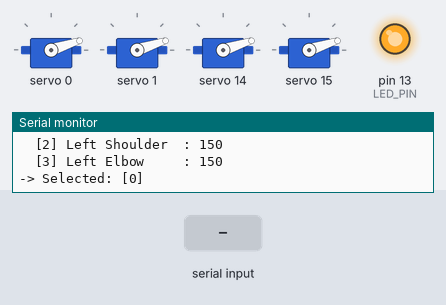
A sketch run on a simulated Arduino Uno, built with avr-gcc and run on an emulated ATmega328P. On the bench: 4 × servo, output pins drawn as LEDs (lit = HIGH), the last lines printed to the serial monitor. The inputs (shaded band) are chosen by the test bench.

Above: at 3.7 s.
3.8 s: "<+>" received over Serial
At 4.7 s:
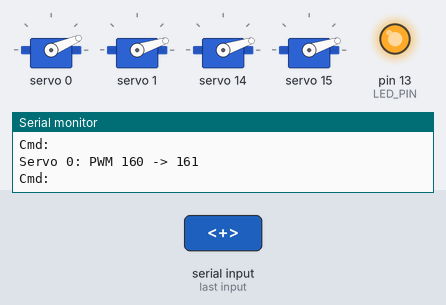
5.3 s: byte 122 ('z') received over Serial
At 5.7 s:
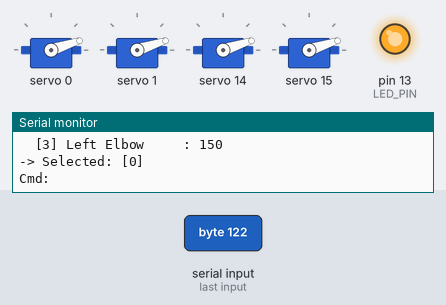
6.8 s: "<0>" received over Serial
At 8.2 s:
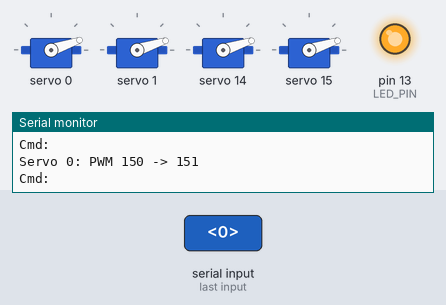
8.5 s: "<=>" received over Serial
At 9.4 s:
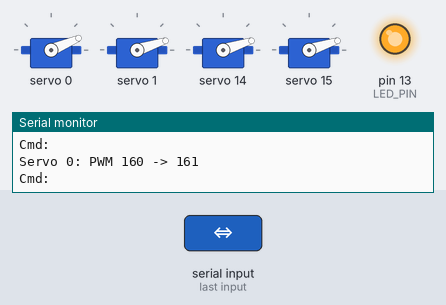
10.0 s: byte 46 ('.') received over Serial
At 10.5 s:
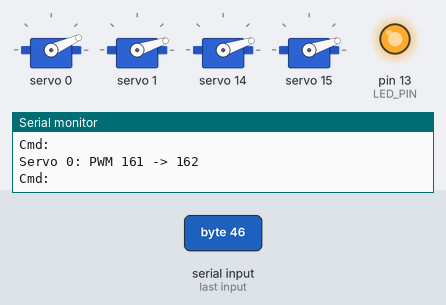
11.5 s: "<->" received over Serial
At 12.9 s:
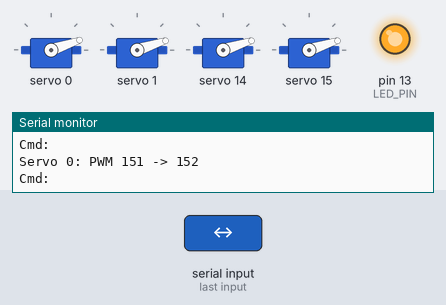
Timing chart, 0 to 14.0 s (numbered marks = the images above; inputs shaded):
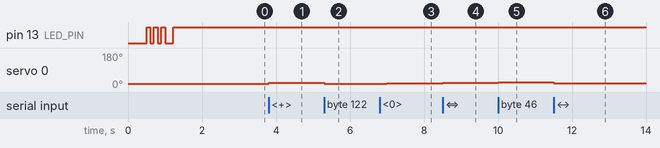

The sketch:

servo_tester.ino
```cpp
/*
 * Hatching Egg Servo Tester - Interactive Calibration Tool
 *
 * Manual control tool for finding safe servo PWM limits.
 * Allows precise adjustment of each servo to determine collision-free ranges.
 *
 * Usage:
 * - Select servo with 0-3
 * - Adjust PWM with +/- (10 steps) or ./. (1 step)
 * - Press 'z' to return all servos to safe zero
 *
 * Core logic is unit tested in test_servo_tester.cpp (37 tests)
 */

#include <Wire.h>
#include <Adafruit_PWMServoDriver.h>
#include "servo_tester_logic.h"  // TESTED logic functions

#define PCA9685_ADDRESS 0x40
#define SERVO_FREQ 50
#define LED_PIN 13

Adafruit_PWMServoDriver pwm = Adafruit_PWMServoDriver(PCA9685_ADDRESS);

// Current positions (PWM values)
int positions[4] = {SAFE_ZERO_PWM, SAFE_ZERO_PWM, SAFE_ZERO_PWM, SAFE_ZERO_PWM};
int selectedServo = 0;

void setup() {
  Serial.begin(9600);
  delay(500);

  pinMode(LED_PIN, OUTPUT);
  for (int i = 0; i < 3; i++) {
    digitalWrite(LED_PIN, HIGH);
    delay(100);
    digitalWrite(LED_PIN, LOW);
    delay(100);
  }

  Serial.println(F("\n=== HATCHING EGG - SAFE CALIBRATION ==="));
  Serial.println(F("PWM Range: 150 (0°) to 600 (180°)"));
  Serial.println();

  pwm.begin();
  pwm.setPWMFreq(SERVO_FREQ);
  delay(100);

  // Set all to safe zero (PWM 150)
  Serial.println(F("Setting all servos to SAFE ZERO (PWM 150)..."));
  for (int i = 0; i < 4; i++) {
    setServoPWM(i, 150);
  }

  digitalWrite(LED_PIN, HIGH);
  delay(1000);

  printHelp();
  printStatus();
}

void loop() {
  if (Serial.available() > 0) {
    char cmd = Serial.read();
    while (Serial.available()) Serial.read();

    Serial.println();
    processCommand(cmd);
    Serial.println();
    Serial.print(F("Cmd: "));
  }
}

void processCommand(char cmd) {
  // Use TESTED logic functions

  // Check for servo selection (0-3)
  int servoIndex = parseServoSelection(cmd);
  if (servoIndex >= 0) {
    selectedServo = servoIndex;
    Serial.print(F("Selected: Servo "));
    Serial.print(servoIndex);
    Serial.print(F(" (CH"));
    Serial.print(getChannel(servoIndex));
    Serial.println(F(")"));
    printStatus();
    return;
  }

  // Check for PWM adjustment commands (+, -, ., ,)
  int delta = parsePWMCommand(cmd);
  if (delta != 0) {
    adjustServo(delta);
    return;
  }

  // Check for special commands (z, p, h)
  char special = parseSpecialCommand(cmd);
  if (special != 0) {
    switch (special) {
      case 'z': case 'Z':
        Serial.println(F("Returning ALL to safe zero (PWM 150)..."));
        for (int i = 0; i < 4; i++) {
          positions[i] = SAFE_ZERO_PWM;
          setServoPWM(i, SAFE_ZERO_PWM);
        }
        printStatus();
        break;
      case 'p': case 'P':
        printStatus();
        break;
      case 'h': case 'H': case '?':
        printHelp();
        break;
    }
    return;
  }

  // Unknown command
  Serial.print(F("Unknown: "));
  Serial.println(cmd);
}

void adjustServo(int delta) {
  // Use TESTED adjustPosition function
  int currentPWM = positions[selectedServo];
  int newPWM = adjustPosition(currentPWM, delta);

  Serial.print(F("Servo "));
  Serial.print(selectedServo);
  Serial.print(F(": PWM "));
  Serial.print(currentPWM);
  Serial.print(F(" -> "));
  Serial.println(newPWM);

  positions[selectedServo] = newPWM;
  setServoPWM(selectedServo, newPWM);
}

void setServoPWM(int servo, int pwmValue) {
  // Use TESTED getChannel function
  int channel = getChannel(servo);
  if (channel >= 0) {
    pwm.setPWM(channel, 0, pwmValue);
  }
}

void printStatus() {
  Serial.println(F("\n--- Positions (PWM) ---"));
  Serial.print(F("  [0] Right Elbow    : "));
  Serial.println(positions[0]);
  Serial.print(F("  [1] Right Shoulder : "));
  Serial.println(positions[1]);
  Serial.print(F("  [2] Left Shoulder  : "));
  Serial.println(positions[2]);
  Serial.print(F("  [3] Left Elbow     : "));
  Serial.println(positions[3]);
  Serial.print(F("\n-> Selected: ["));
  Serial.print(selectedServo);
  Serial.println(F("]"));
}

void printHelp() {
  Serial.println(F("Commands:"));
  Serial.println(F("  0-3  Select servo"));
  Serial.println(F("  +    Increase PWM by 10"));
  Serial.println(F("  -    Decrease PWM by 10"));
  Serial.println(F("  .    Increase PWM by 1"));
  Serial.println(F("  ,    Decrease PWM by 1"));
  Serial.println(F("  z    Return ALL to safe zero (150)"));
  Serial.println(F("  p    Show positions"));
  Serial.println(F("  h    Help"));
  Serial.println(F("\nSAFE RANGE: PWM 150-600"));
  Serial.println();
}
```

servo_tester_logic.h
```cpp
/*
 * Servo Tester Logic - Pure Functions (No Hardware Dependencies)
 *
 * This header contains testable logic for the servo tester.
 * Can be included in both Arduino sketches and local test programs.
 */

#ifndef SERVO_TESTER_LOGIC_H
#define SERVO_TESTER_LOGIC_H

// Safe PWM range (verified with hardware)
#define SAFE_ZERO_PWM 150   // 0° - verified safe
#define SAFE_MAX_PWM 600    // 180° - verified safe

// Servo channels
#define CH_RIGHT_ELBOW 0
#define CH_RIGHT_SHOULDER 1
#define CH_LEFT_SHOULDER 14
#define CH_LEFT_ELBOW 15

/**
 * Constrain PWM value to safe range
 */
inline int constrainPWM(int pwm) {
    if (pwm < SAFE_ZERO_PWM) return SAFE_ZERO_PWM;
    if (pwm > SAFE_MAX_PWM) return SAFE_MAX_PWM;
    return pwm;
}

/**
 * Adjust servo position by delta (returns new PWM value)
 */
inline int adjustPosition(int currentPWM, int delta) {
    int newPWM = currentPWM + delta;
    return constrainPWM(newPWM);
}

/**
 * Get hardware channel for servo index (0-3)
 * Returns -1 if invalid servo index
 */
inline int getChannel(int servoIndex) {
    switch(servoIndex) {
        case 0: return CH_RIGHT_ELBOW;
        case 1: return CH_RIGHT_SHOULDER;
        case 2: return CH_LEFT_SHOULDER;
        case 3: return CH_LEFT_ELBOW;
        default: return -1;
    }
}

/**
 * Check if servo index is valid (0-3)
 */
inline bool isValidServoIndex(int index) {
    return index >= 0 && index <= 3;
}

/**
 * Parse command character and return delta for PWM adjustment
 * Returns 0 if command doesn't adjust PWM
 */
inline int parsePWMCommand(char cmd) {
    switch(cmd) {
        case '+': case '=': return 10;   // Increase by 10
        case '-': case '_': return -10;  // Decrease by 10
        case '.': case '>': return 1;    // Increase by 1
        case ',': case '<': return -1;   // Decrease by 1
        default: return 0;
    }
}

/**
 * Parse servo selection command (0-3)
 * Returns -1 if not a valid servo selection command
 */
inline int parseServoSelection(char cmd) {
    if (cmd >= '0' && cmd <= '3') {
        return cmd - '0';
    }
    return -1;
}

/**
 * Check if command is a special command (z, p, etc.)
 * Returns the command character if special, 0 otherwise
 */
inline char parseSpecialCommand(char cmd) {
    switch(cmd) {
        case 'z': case 'Z':  // Reset to zero
        case 'p': case 'P':  // Print positions
        case 'h': case 'H':  // Help
        case '?':            // Help
            return cmd;
        default:
            return 0;
    }
}

#endif // SERVO_TESTER_LOGIC_H
```

Measured:
- after the input at 3.8 s, servo 0: 18° → 23° at once
- after the input at 5.3 s, servo 0: 23° → 18° at once
- after the input at 6.8 s, servo 0: 18° → 19° after 0.20 s
- after the input at 8.5 s, servo 0: 19° → 23° at once
- after the input at 10.0 s, servo 0: 23° → 24° at once
- after the input at 11.5 s, servo 0: 24° → 19° at once
